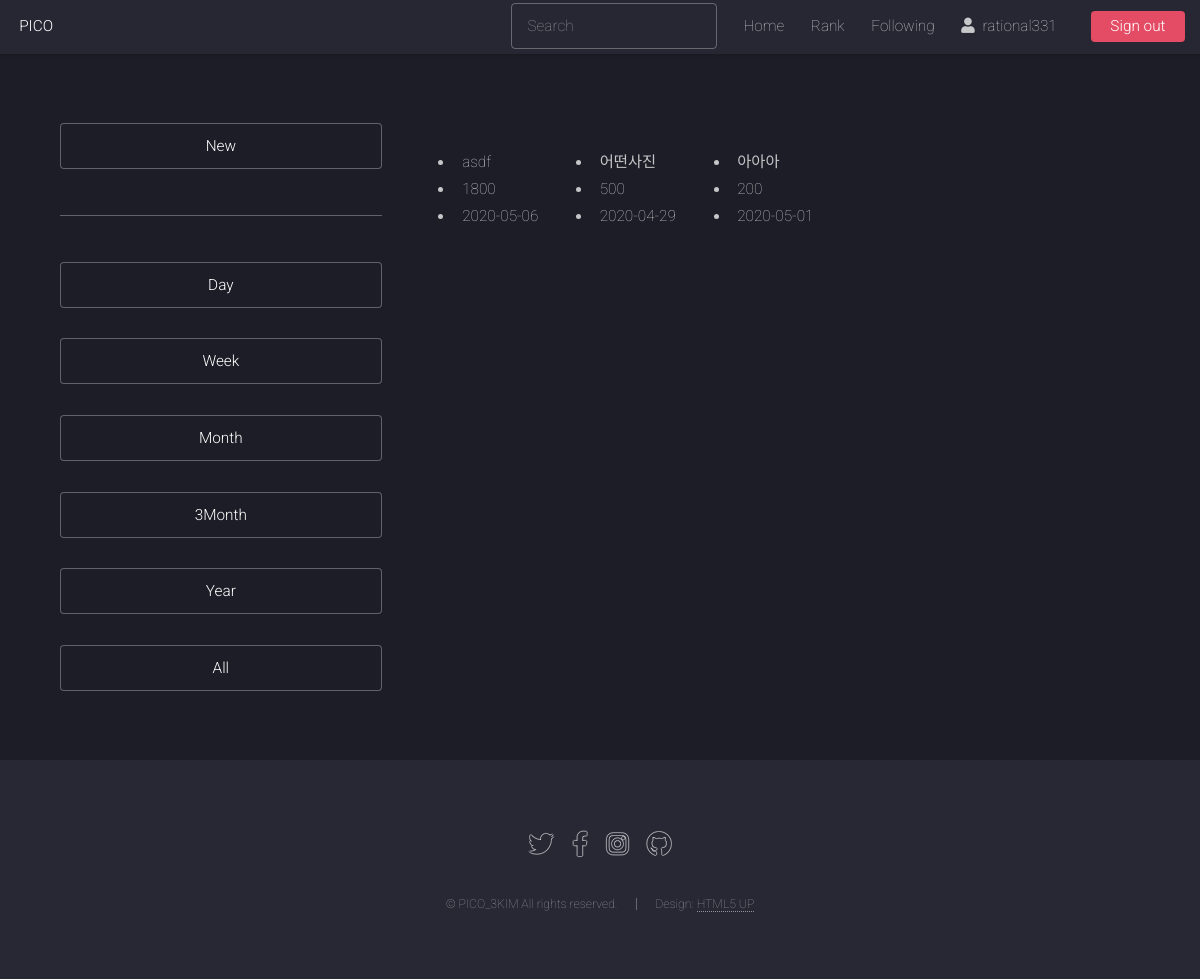
Page /explore/3month/ (signed in) on the committed database.
### photo/models.py (models this page shows, shortened)
class Photo(models.Model):
    title = models.CharField('TITLE', max_length=30)
    description = models.TextField('Photo Description', blank=True)
    tags = TaggableManager(blank=True)
    PICOIN = models.PositiveIntegerField(default=0, verbose_name='PICOIN')
    image = models.ImageField('IMAGE', upload_to='SorlPhoto/%Y')
    upload_dt = models.DateTimeField('Upload Date', auto_now_add=True)
    owner = models.ForeignKey(User, on_delete=models.CASCADE, verbose_name='OWNER', blank=True, null=True)
    def get_absolute_url(self):
        return reverse('photo:photo_detail', args=(self.id,))

### photo/views.py (the view)
# urls.py: path('3month/', views.PhotoLVRank3Month.as_view(), name='rank_3month'),
class PhotoLVRank3Month(ListView):
    model = Photo
    template_name = 'photo/photo_list_rank.html'
    def get_context_data(self, **kwargs):
        context = super(PhotoLVRank3Month, self).get_context_data(**kwargs)
        infolog = PhotoicoInfoLog.objects.filter(donate_dt__gte=datetime.now()-relativedelta(months=3))
        infolog = infolog.values('photo').annotate(total_PICO=Sum('PICOIN')).order_by('photo__id')
        photo_list = Photo.objects.filter(id__in=infolog.values_list('photo'))
        photo_list = list(zip(photo_list, infolog))
        photo_list = sorted(photo_list, key=lambda x:x[1]['total_PICO'], reverse=True)
        context['photo_list'] = photo_list
        return context

### photo/templates/photo/photo_list_rank.html (shortened to what this page needs)
{% extends "base.html" %}
{% load sorl_thumbnail %}
{% block content %}
<div class="row gtr-150">
    <div class="col-4 col-12-medium">
        <section id="sidebar">
            <div class="col-6 col-12">
                <ul class="actions fit"><li><a href="{% url 'photo:index' %}" class="button">New</a></li></ul>
                <hr>
                <ul class="actions fit"><li><a href="{% url 'photo:rank_day' %}" class="button">Day</a></li></ul>
                <ul class="actions fit"><li><a href="{% url 'photo:rank_week' %}" class="button">Week</a></li></ul>
                <ul class="actions fit"><li><a href="{% url 'photo:rank_month' %}" class="button">Month</a></li></ul>
                <ul class="actions fit"><li><a href="{% url 'photo:rank_3month' %}" class="button">3Month</a></li></ul>
                <ul class="actions fit"><li><a href="{% url 'photo:rank_year' %}" class="button">Year</a></li></ul>
                <ul class="actions fit"><li><a href="{% url 'photo:rank_all' %}" class="button">All</a></li></ul>
            </div>
        </section>
    </div>
    <div class="col-8 col-12-medium imp-medium">
        <section id="content">
            <div class="row">
                {% for photos in photo_list %}
                <div class="col-md-3 mb-5">
                    <div class="tumbnail">
                    </div>
                    <ul>
                        <li class="font-italic">{{ photos.0.title }}</li>
                        <li class="font-italic">{{ photos.1.total_PICO }}</li>
                        <li class="font-italic">{{ photos.0.upload_dt|date:"Y-m-d" }}</li>
                    </ul>
                </div>
                {% endfor %}
            </div>
        </section>
    </div>
</div>
{% endblock %}

### templates/base.html (shortened to what this page needs)
{% load static %}
<!DOCTYPE HTML>
<html>
  <head>
    <link rel="stylesheet" href="{% static 'assets/css/main.css' %}" />
  </head>
	<body class="is-preload">
		<div id="page-wrapper">
      <header id="header">
        <h1 id="logo"><a href="{% url 'home' %}">PICO</a></h1>
        <nav id="nav">
          <ul>
            <li>
              <form action="{% url 'search' %}" method="GET">
                <input type="search" placeholder="Search" aria-label="Search" name="search_word" value="{{ search_word }}" required>
              </form>
            </li>
            <li><a href="{% url 'home' %}">Home</a></li>
            <li><a href="{% url 'photo:index' %}">Rank</a></li>
            <li><a href="{% url 'photo:follow' %}">Following</a></li>
            {% if user.is_active %}
              <li><a href="{% url 'profile' user.get_username %}"><i class="fas fa-user"></i>&ensp;{% firstof user.get_short_name user.get_username %}&ensp;</a></li>
              <li><a href="{% url 'logout' %}" class="button primary">Sign out</a></li>
            {% else %}
              <li><a href="{% url 'login' %}" class="button primary">Sign In</a></li>
            {% endif %}
          </ul>
        </nav>
      </header>
      <div id="main" class="wrapper style1">
        <div class="container">
          {% block content %}{% endblock %}
        </div>
      </div>
      <footer id="footer">
        <ul class="icons">
          <li><a href="#" class="icon brands alt fa-twitter"><span class="label">Twitter</span></a></li>
          <li><a href="#" class="icon brands alt fa-facebook-f"><span class="label">Facebook</span></a></li>
          <li><a href="#" class="icon brands alt fa-instagram"><span class="label">Instagram</span></a></li>
          <li><a href="#" class="icon brands alt fa-github"><span class="label">GitHub</span></a></li>
        </ul>
        <ul class="copyright">
          <li>&copy; PICO_3KIM All rights reserved.</li><li>Design: <a href="http://html5up.net">HTML5 UP</a></li>
        </ul>
      </footer>
    </div>
	</body>
</html>

### rows in the picture
Photo: title "asdf", PICOIN "1800", upload_dt "2020-05-06"
Photo: title "어떤사진", PICOIN "500", upload_dt "2020-04-29"
Photo: title "아아아", PICOIN "200", upload_dt "2020-05-01"
